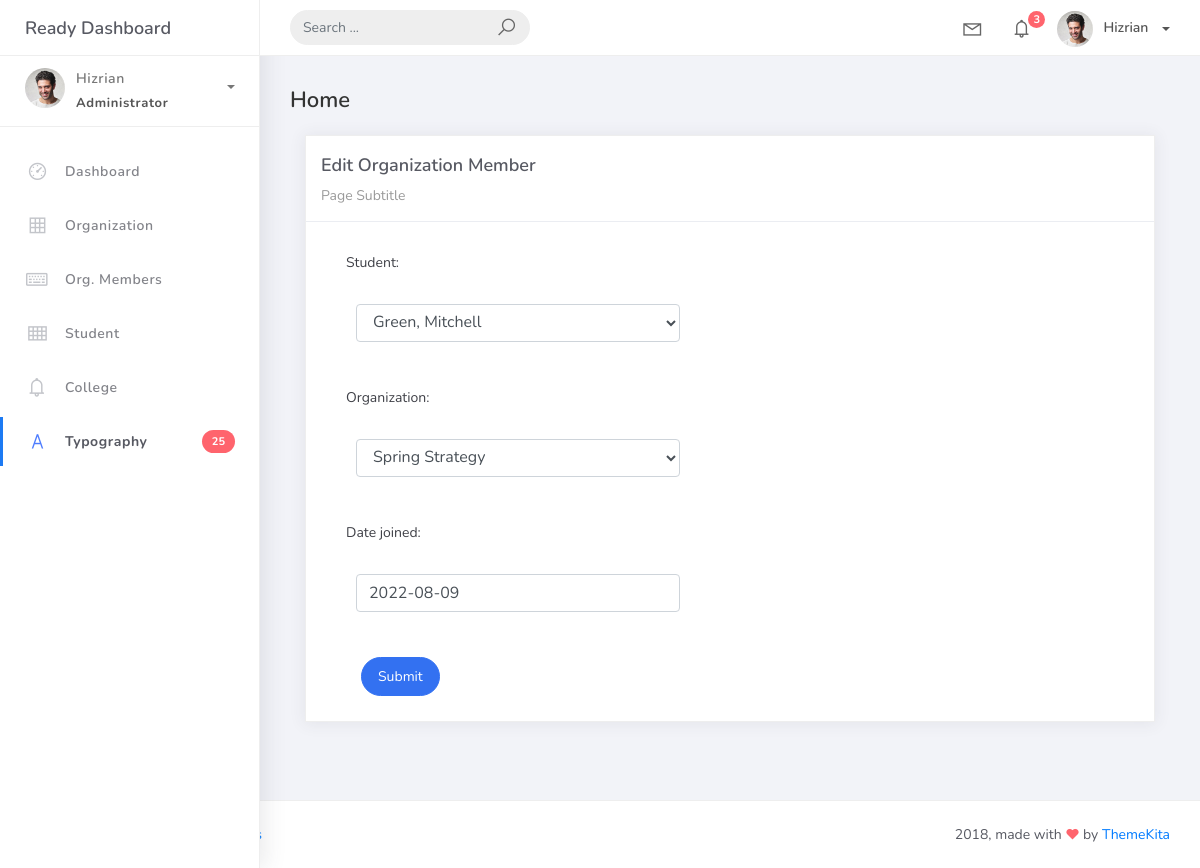
Page /member_list/3 on the committed database.
### studentorg/models.py (models this page shows)
class BaseModel(models.Model):
    created_at = models.DateTimeField(auto_now_add=True, db_index=True)
    updated_at = models.DateTimeField(auto_now=True)
    class Meta:
        abstract = True

class OrgMember(BaseModel):
    student = models.ForeignKey(Student, on_delete=models.CASCADE)
    organization = models.ForeignKey(Organization, on_delete=models.CASCADE)
    date_joined = models.DateField()

### studentorg/views.py (the view)
# urls.py: path('member_list/<pk>', MemberUpdateView.as_view(), name='member-update'),
class MemberUpdateView(UpdateView):
    model = OrgMember
    form_class = MemberForm
    template_name = 'member_edit.html'
    success_url = reverse_lazy('member-list')

### studentorg/forms.py
class MemberForm(ModelForm):
    class Meta:
        model = OrgMember
        fields = "__all__"

### studentorg/models.py (called while the page is built)
    def __str__(self):
        return self.name

    def __str__(self):
        return f"{self.lastname}, {self.firstname}"

### templates/member_edit.html (shortened to what this page needs)
{% extends 'base.html' %} {% load static %} {% block content %}
<div class="content">
    <div class="container-fluid">
        <h4 class="page-title">Home</h4>
        <div class="col-md-12">
            <div class="card">
                <div class="card-header">
                    <div class="card-title">Edit Organization Member</div>
                    <div class="card-category">Page Subtitle</div>
                </div>
                <div class="col-md-6">
                    <div class="card-body">
                        <form class="" action="" method="post" novalidate>
                            {% csrf_token %} {% include 'includes/form.html' %}
                                <div class="form-group">
                                    <div class="col-md-12 col-sm-3">
                                        <button type="submit" class="btn btn-primary btn-rounded">Submit</button>
                                    </div>
                                </div>
                            </div>
                    </div>
                    </div>
                </div>
            </div>
        </div>
    </div>
</div>
{% endblock %}

### templates/includes/form.html (shortened to what this page needs)
{% load widget_tweaks %}
{% for field in form %}
<div class="field item form-group">
    <label>{{ field.label_tag }}</label>
<div class="form-group">
    {% render_field field class="form-control" %}
</div>
</div>
{% endfor %}

### rows in the picture
OrgMember: student "Green, Mitchell" "Spring Strategy" "2022-08-09"

### other values in the picture
{{ field.label_tag }} "Student:" "Organization:" "Date joined:"
